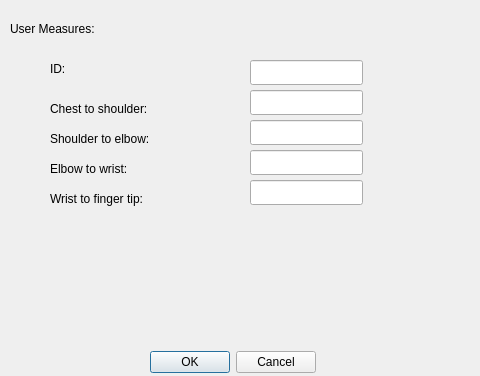
<?xml version="1.0" encoding="UTF-8"?>
<ui version="4.0">
 <class>Dialog</class>
 <widget class="QDialog" name="Dialog">
  <property name="geometry">
   <rect>
    <x>0</x>
    <y>0</y>
    <width>480</width>
    <height>376</height>
   </rect>
  </property>
  <property name="windowTitle">
   <string>Dialog</string>
  </property>
  <widget class="QLabel" name="label_5">
   <property name="geometry">
    <rect>
     <x>10</x>
     <y>20</y>
     <width>151</width>
     <height>17</height>
    </rect>
   </property>
   <property name="text">
    <string>User Measures:</string>
   </property>
  </widget>
  <widget class="QLabel" name="label_6">
   <property name="geometry">
    <rect>
     <x>50</x>
     <y>100</y>
     <width>141</width>
     <height>17</height>
    </rect>
   </property>
   <property name="text">
    <string>Chest to shoulder:</string>
   </property>
  </widget>
  <widget class="QLabel" name="label_7">
   <property name="geometry">
    <rect>
     <x>50</x>
     <y>130</y>
     <width>141</width>
     <height>17</height>
    </rect>
   </property>
   <property name="text">
    <string>Shoulder to elbow:</string>
   </property>
  </widget>
  <widget class="QLabel" name="label_8">
   <property name="geometry">
    <rect>
     <x>50</x>
     <y>160</y>
     <width>141</width>
     <height>17</height>
    </rect>
   </property>
   <property name="text">
    <string>Elbow to wrist:</string>
   </property>
  </widget>
  <widget class="QLabel" name="label_9">
   <property name="geometry">
    <rect>
     <x>50</x>
     <y>190</y>
     <width>141</width>
     <height>17</height>
    </rect>
   </property>
   <property name="text">
    <string>Wrist to finger tip:</string>
   </property>
  </widget>
  <widget class="QLineEdit" name="lineEdit_chest_to_shoulder">
   <property name="geometry">
    <rect>
     <x>250</x>
     <y>90</y>
     <width>113</width>
     <height>25</height>
    </rect>
   </property>
  </widget>
  <widget class="QLineEdit" name="lineEdit_shoulder_to_elbow">
   <property name="geometry">
    <rect>
     <x>250</x>
     <y>120</y>
     <width>113</width>
     <height>25</height>
    </rect>
   </property>
  </widget>
  <widget class="QLineEdit" name="lineEdit_elbow_to_wrist">
   <property name="geometry">
    <rect>
     <x>250</x>
     <y>150</y>
     <width>113</width>
     <height>25</height>
    </rect>
   </property>
  </widget>
  <widget class="QLineEdit" name="lineEdit_wrist_to_fingertip">
   <property name="geometry">
    <rect>
     <x>250</x>
     <y>180</y>
     <width>113</width>
     <height>25</height>
    </rect>
   </property>
  </widget>
  <widget class="QDialogButtonBox" name="buttonBox">
   <property name="geometry">
    <rect>
     <x>150</x>
     <y>350</y>
     <width>166</width>
     <height>25</height>
    </rect>
   </property>
   <property name="standardButtons">
    <set>QDialogButtonBox::Cancel|QDialogButtonBox::Ok</set>
   </property>
  </widget>
  <widget class="QLabel" name="label_10">
   <property name="geometry">
    <rect>
     <x>50</x>
     <y>60</y>
     <width>141</width>
     <height>17</height>
    </rect>
   </property>
   <property name="text">
    <string>ID:</string>
   </property>
  </widget>
  <widget class="QLineEdit" name="lineEdit_userID">
   <property name="geometry">
    <rect>
     <x>250</x>
     <y>60</y>
     <width>113</width>
     <height>25</height>
    </rect>
   </property>
  </widget>
 </widget>
 <resources/>
 <connections/>
</ui>
